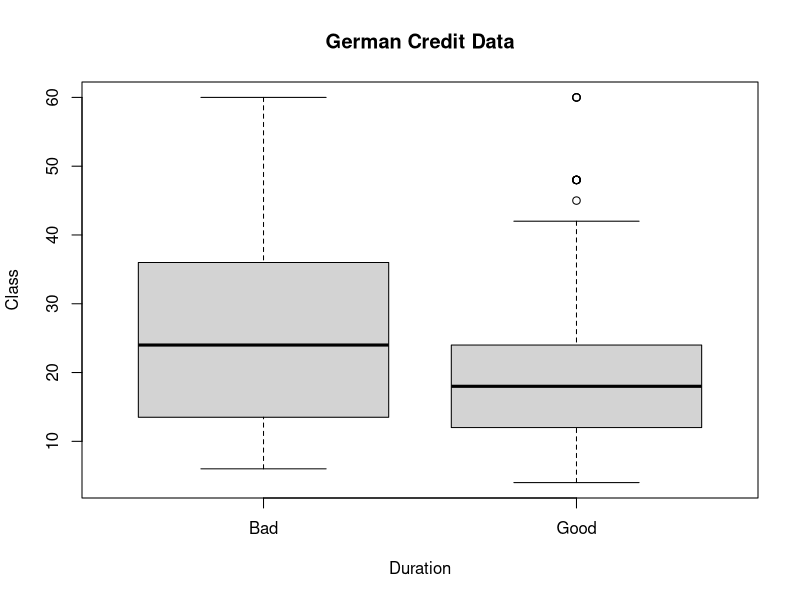
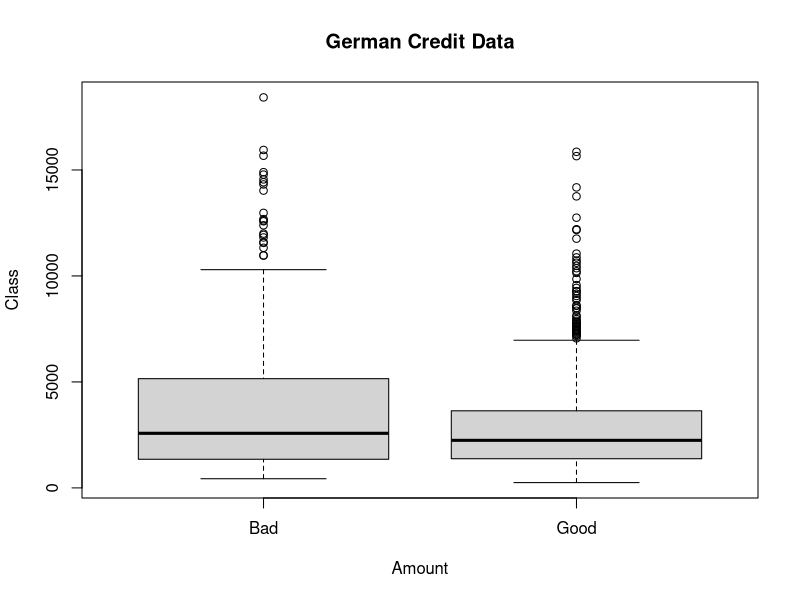

Generate these figures, in order, with R:
## ---- chunk 1
# Enter your name here: Hrishikesh Telang
## ---- chunk 2
# 1. I did this homework by myself, with help from the book and the professor.
## ---- chunk 3
#install.packages('caret')
#install.packages('kernlab')
#install.packages('libraried')
library('caret')
library('kernlab')
data("GermanCredit")
subCredit <- GermanCredit[,1:10]
str(subCredit)
## ---- chunk 4
help('GermanCredit')
head(subCredit)
## ---- chunk 5
trainList <- createDataPartition(y=subCredit$Class,p=.40,list=FALSE)
## ---- chunk 6
str(trainList)
#trainList
## ---- chunk 7
#trainList is used to train our model with the available model to implement 
#it on the test data.
#The train list consists the 40 percent of the data
## ---- chunk 8
trainSet <- subCredit[trainList,]
head(trainSet)
str(trainSet)
## ---- chunk 9
testSet <- subCredit[-trainList,]
head(testSet)
str(testSet)
## ---- chunk 10
boxplot(Duration~Class,data=trainSet, main="German Credit Data",
   xlab="Duration", ylab="Class")
boxplot(Amount~Class,data=subCredit, main="German Credit Data",
   xlab="Amount", ylab="Class")
#boxplot(InstallmentRatePercentage~Class,data=subCredit, main="German Credit Data",
#   xlab="Installment Rate Percentage", ylab="Class")
#boxplot(ResidenceDuration~Class,data=subCredit, main="German Credit Data",
#   xlab="Residence Duration", ylab="Class")
#boxplot(Age~Class,data=subCredit, main="German Credit Data",
#   xlab="Age", ylab="Class")
#boxplot(NumberExistingCredits~Class,data=subCredit, main="German Credit Data",
#   xlab="Number of existing credits", ylab="Class")
#boxplot(NumberPeopleMaintenance~Class,data=subCredit, main="German Credit Data",
#   xlab="Number of people being liable to provide maintenance for", ylab="Class")
#boxplot(Telephone~Class,data=subCredit, main="German Credit Data",
#   xlab="Telephone", ylab="Class")
#boxplot(ForeignWorker~Class,data=subCredit, main="German Credit Data",
#   xlab="Foreign Worker Status", ylab="Class")
## ---- chunk 11
svm <- ksvm(Class ~ .,data = trainSet, C=5, cross=3, prob.model = TRUE)
svm
## ---- chunk 12
#The cross-validation error is 0.297591
#This error is close to the training error, and thus can be deemed as a good model
## ---- chunk 13
pred <- predict(svm, testSet)
pred
## ---- chunk 14
summary(pred)
table(pred,testSet$Class)
## ---- chunk 15
#The accuracy of the model is 69.33%
sum(diag(table(pred,testSet$Class)))/sum(table(pred,testSet$Class))
## ---- chunk 16
#We are using Confusion Matrix using the function
library(caret)
confusionMatrix(pred,testSet$Class)
